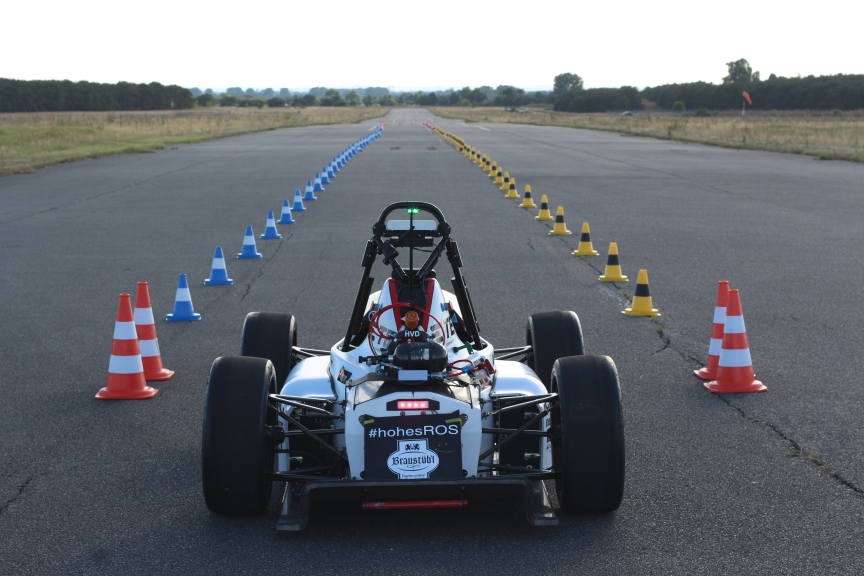
#> input picture Perception/Monocular/fs.jpeg, 2592 x 1728 px (shown at 1/3 size)
$ python -i ConeDetection.py   (imports and definitions only)
#> lines starting #> are read from the running program, lines starting #| are printed output that depends on the picture; after the words box and inside, x2 and y2 are one past the last pixel; in counts of white or black regions, pixels touching at a corner belong together
#> further down, picture is the input picture: shape (1728, 2592, 3); mean B, G, R 119.8, 113.9, 110.1
'''
Author:     Ajinkya
Date:       2018/05/12
Description:Takes a frame as input and outputs type of cone
Color Convention:
0-  YELLOW
1-  BLUE
2-  ORANGE
3-  WHITE
4-  BLACK
'''

import numpy as np
import matplotlib.pyplot as plt
import matplotlib.image as mpimg
import random
import cv2


# [13 lines left out: function showImage, not called in this run]

def countPixels(frame, hsv, color):
#> called with color = 'yellow'
    if color == 'orange':
        lower1 = np.array([ColorDict[color]['H_MIN'],ColorDict[color]['S_MIN'], ColorDict[color]['V_MIN']])
        upper1 = np.array([179, ColorDict[color]['S_MAX'], ColorDict[color]['V_MAX']])
        mask1 = cv2.inRange(hsv, lower1, upper1)
        #showImage(frame, mask1)
        lower2 = np.array([0,ColorDict[color]['S_MIN'], ColorDict[color]['V_MIN']])
        upper2 = np.array([ColorDict[color]['H_MAX'], ColorDict[color]['S_MAX'], ColorDict[color]['V_MAX']])
        mask2 = cv2.inRange(hsv, lower2, upper2)
        mask = mask1 + mask2
        #showImage(frame, mask2)
    else:
        # Threshold the HSV image to get only blue colors
        lower = np.array([ColorDict[color]['H_MIN'], ColorDict[color]['S_MIN'], ColorDict[color]['V_MIN']])
        upper = np.array([ColorDict[color]['H_MAX'], ColorDict[color]['S_MAX'], ColorDict[color]['V_MAX']])
        mask = cv2.inRange(hsv, lower, upper)
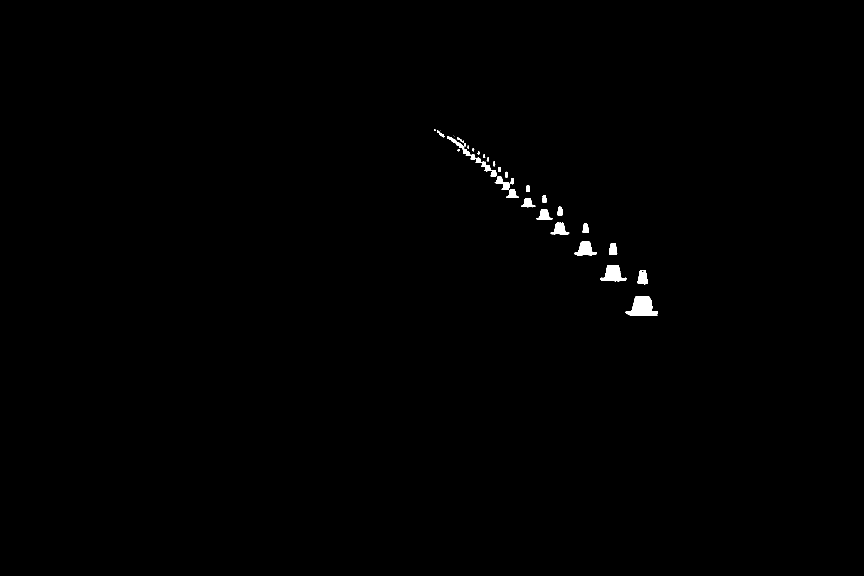
#> mask: shape (1728, 2592) (shown at 1/3 size); 0.38% white; 35 white regions (5 under 20 px), largest, box (x1, y1, x2, y2) and area: (1877, 888, 1974, 948) 3566, (1800, 795, 1880, 844) 2301, (1723, 725, 1791, 766) 1631
    # Optional: show images
    #showImage(frame, mask)
    per = cv2.countNonZero(mask)/float(mask.size)*100
#> per = 0.384
    return per

def detectCone1(frame):
    # FUTURE: check first if image is RGB or BGR?
    # Based on that next operation has to be modified/or not
    # cv2.imshow('FRAME',frame)
    # convert BGR to HSV
    hsv = cv2.cvtColor(frame, cv2.COLOR_BGR2HSV)

    histo = []
    #Count percentage of pixels of a particular color
    histo.append(countPixels(frame, hsv, 'yellow'))
    histo.append(countPixels(frame, hsv, 'blue'))
#> call 2 of countPixels, with color = 'blue'
#> in countPixels (call 2), `mask = cv2.inRange(hsv, lower, upper)`:
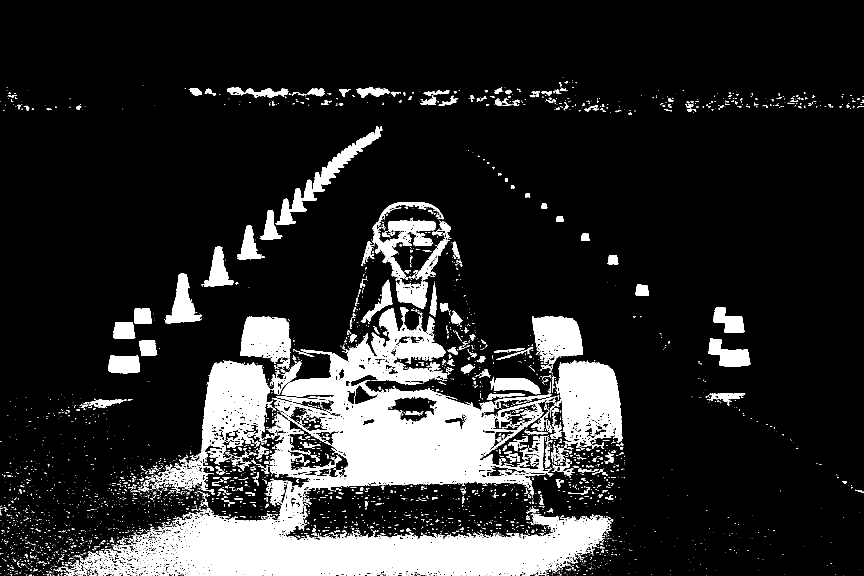
#> mask: shape (1728, 2592) (shown at 1/3 size); 14.1% white; 4970 white regions (4225 under 20 px), largest, box (x1, y1, x2, y2) and area: (249, 925, 1834, 1728) 348081, (474, 1080, 828, 1477) 40408, (1650, 1081, 1868, 1331) 35640
#> in countPixels (call 2), `per = cv2.countNonZero(mask)/float(mask.size)*100`: per = 14.13
    histo.append(countPixels(frame, hsv, 'orange'))
#> call 3 of countPixels, with color = 'orange'
#> in countPixels (call 3), `mask1 = cv2.inRange(hsv, lower1, upper1)`:
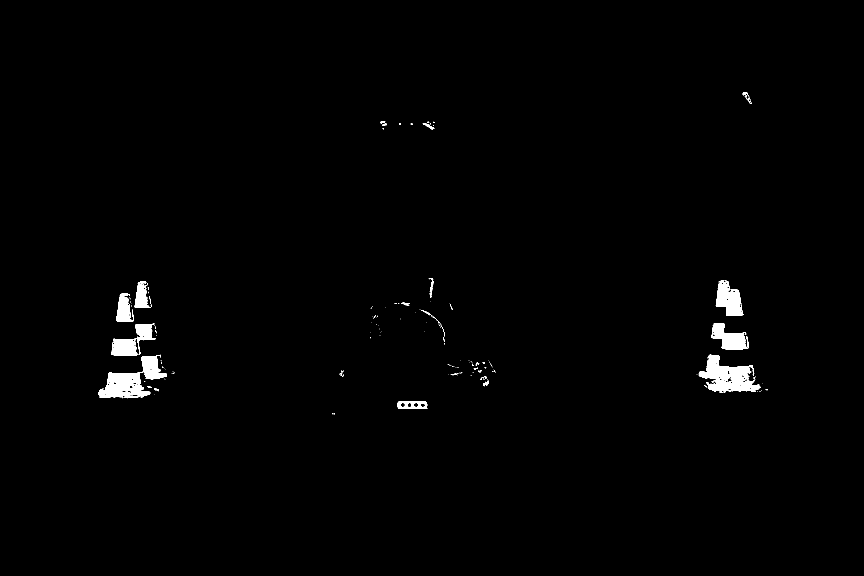
#> mask1: shape (1728, 2592) (shown at 1/3 size); 1% white; 199 white regions (167 under 20 px), largest, box (x1, y1, x2, y2) and area: (295, 1064, 500, 1195) 10445, (2096, 1064, 2281, 1177) 10089, (333, 971, 468, 1068) 5447
#> in countPixels (call 3), `mask2 = cv2.inRange(hsv, lower2, upper2)`:
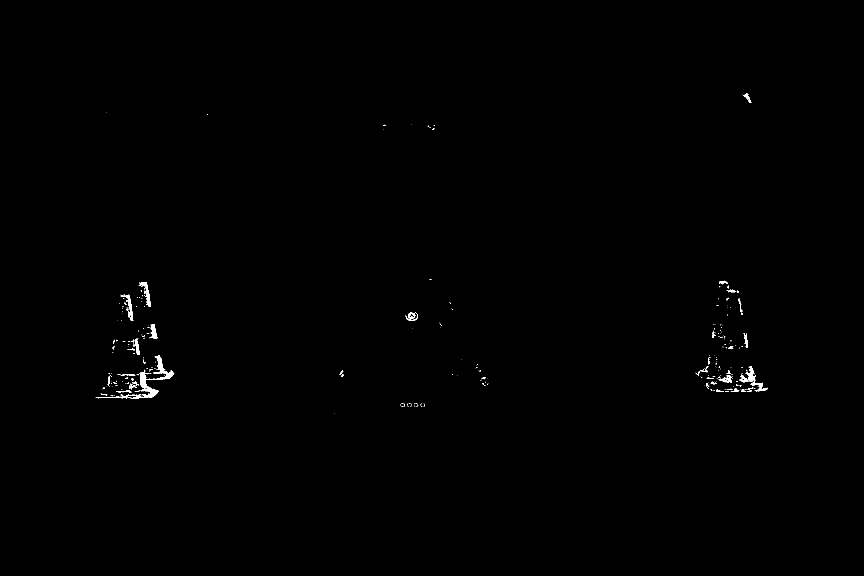
#> mask2: shape (1728, 2592) (shown at 1/3 size); 0.25% white; 346 white regions (285 under 20 px), largest, box (x1, y1, x2, y2) and area: (384, 1066, 523, 1195) 3004, (2236, 1099, 2303, 1174) 1065, (420, 847, 453, 921) 660
#> in countPixels (call 3), `mask = mask1 + mask2`:
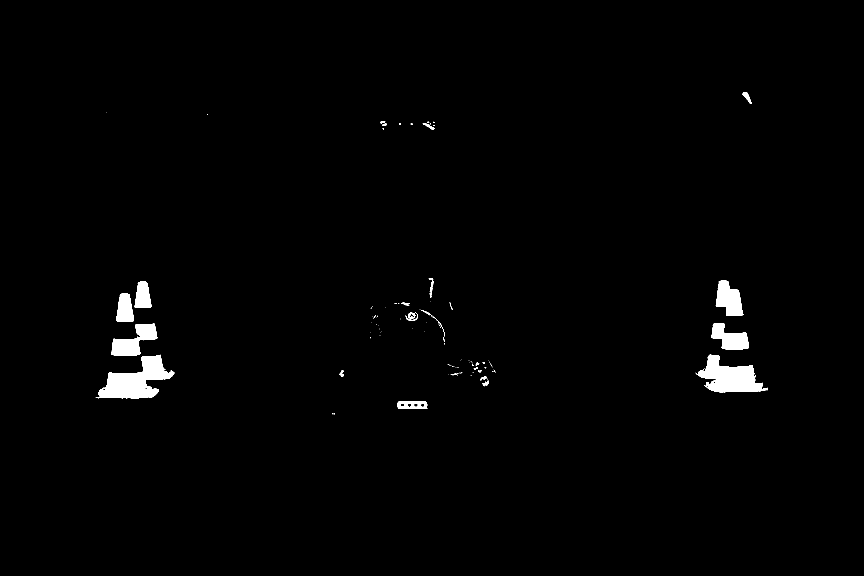
#> mask: shape (1728, 2592) (shown at 1/3 size); 1.2% white; 135 white regions (107 under 20 px), largest, box (x1, y1, x2, y2) and area: (287, 1064, 524, 1195) 14848, (2087, 1064, 2304, 1177) 12641, (333, 971, 472, 1068) 6623
#> in countPixels (call 3), `per = cv2.countNonZero(mask)/float(mask.size)*100`: per = 1.24
    histo.append(countPixels(frame, hsv, 'white'))
#> call 4 of countPixels, with color = 'white'
#> in countPixels (call 4), `mask = cv2.inRange(hsv, lower, upper)`:
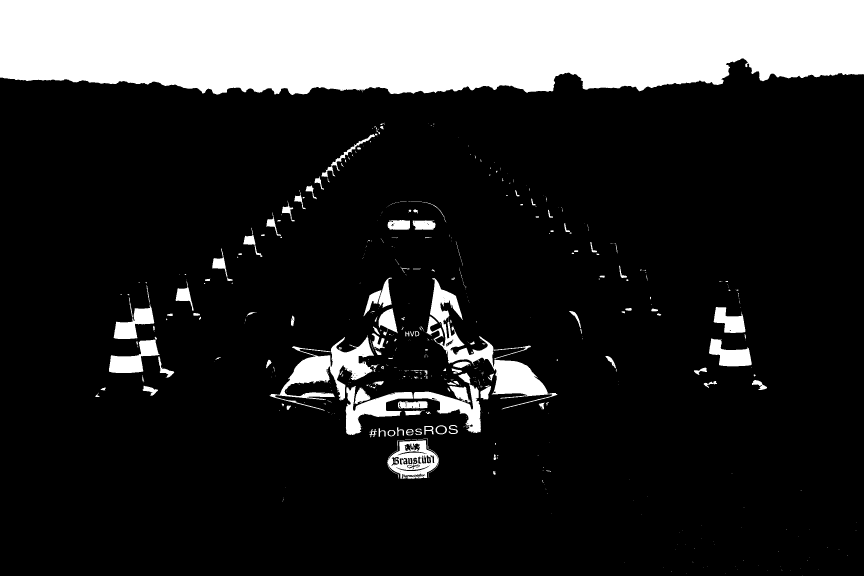
#> mask: shape (1728, 2592) (shown at 1/3 size); 17.8% white; 610 white regions (444 under 20 px), largest, box (x1, y1, x2, y2) and area: (0, 0, 2592, 285) 656971, (1290, 834, 1672, 1228) 26176, (808, 1005, 1122, 1233) 21361
#> in countPixels (call 4), `per = cv2.countNonZero(mask)/float(mask.size)*100`: per = 17.84
    histo.append(countPixels(frame, hsv, 'black'))
#> in countPixels (call 5), `mask = cv2.inRange(hsv, lower, upper)`:
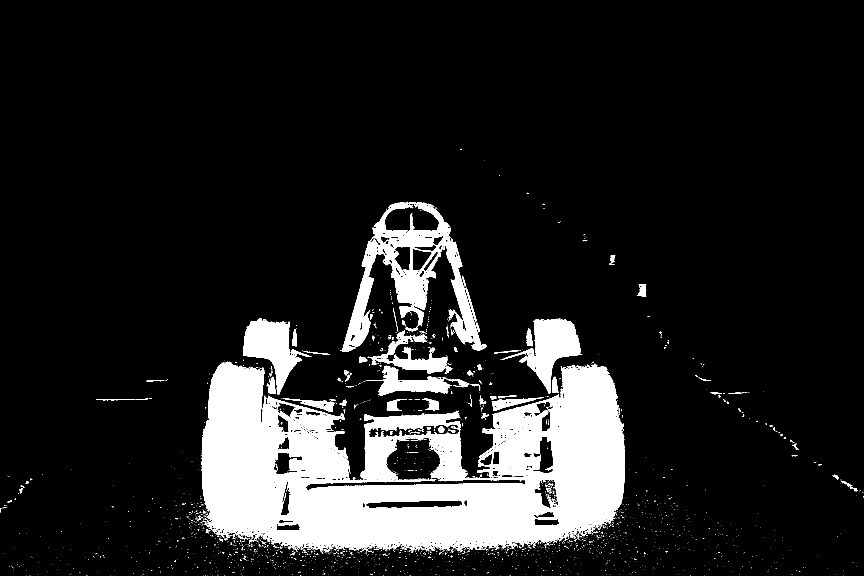
#> mask: shape (1728, 2592) (shown at 1/3 size); 12.6% white; 2393 white regions (2242 under 20 px), largest, box (x1, y1, x2, y2) and area: (605, 1084, 1875, 1658) 432312, (1024, 607, 1459, 1056) 53290, (730, 955, 935, 1183) 19071
#> in countPixels (call 5), `per = cv2.countNonZero(mask)/float(mask.size)*100`: per = 12.64

    w0 = 0.8*histo[0] + 0.2*histo[4]    #weight of yellow cone
#> w0 = 2.84
    w1 = 0.8*histo[1] + 0.2*histo[3]    #weight of blue cone
#> w1 = 14.87
    w2 = 0.8*histo[2] + 0.2*histo[3]    #weight of yellow cone
#> w2 = 4.56

    result= np.argmax((w0, w1, w2))
#> result = 1
    '''
    result =    0:  YELLOW CONE
                1:  BLUE CONE
                2:  ORANGE CONE
    '''
    return result
    #Plot histogram
    # plt.hist(histo)
    # plt.ylabel('Percentage of pixels of a color')

ColorDict = {'yellow': {'H_MIN': 20, 'H_MAX': 30, 'S_MIN': 100, 'S_MAX': 256, 'V_MIN': 100, 'V_MAX': 256}, 'blue': {'H_MIN': 85, 'H_MAX': 128, 'S_MIN': 70, 'S_MAX': 256, 'V_MIN': 21, 'V_MAX': 256}, 'orange': {'H_MIN': 160, 'H_MAX': 8 ,
                                                                                                                                                                                                                 'S_MIN': 40, 'S_MAX': 256, 'V_MIN': 120, 'V_MAX': 256}, 'black': {'H_MIN': 0, 'H_MAX': 180, 'S_MIN': 0, 'S_MAX': 256, 'V_MIN': 0, 'V_MAX': 50}, 'white': {'H_MIN': 0, 'H_MAX': 180, 'S_MIN': 0, 'S_MAX': 116, 'V_MIN': 190, 'V_MAX': 256}}

>>> import cv2
>>> picture = cv2.imread('../../../../../Perception/Monocular/fs.jpeg')
>>> result = detectCone1(picture)
#> result = 1

$ run again, on Perception/Monocular/frame5.png
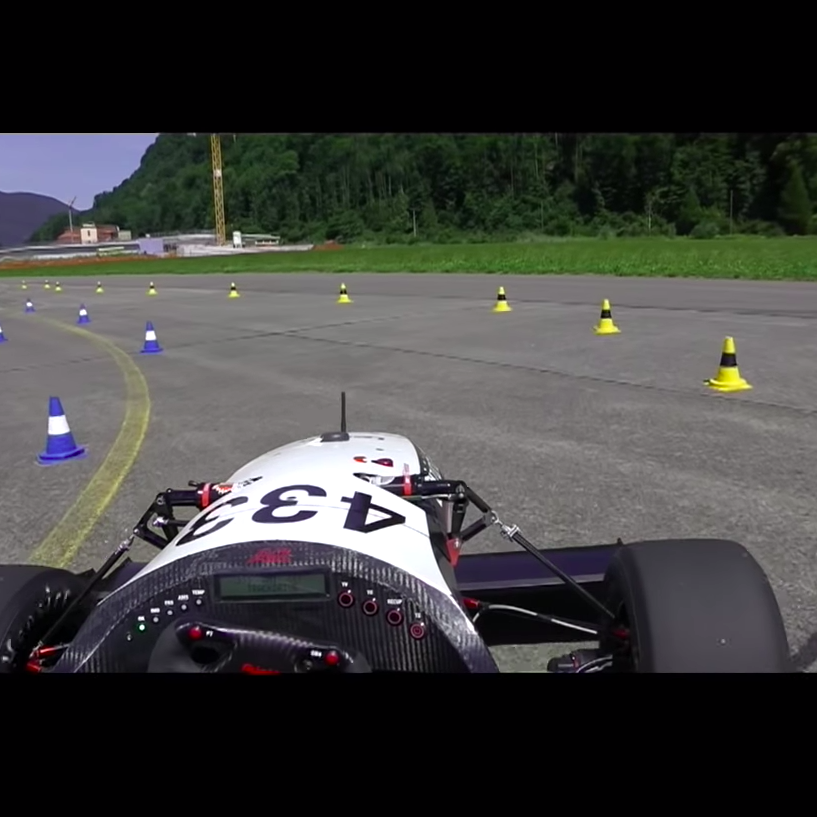
#> input picture Perception/Monocular/frame5.png, 817 x 817 px
#> picture is the input picture: shape (817, 817, 3); mean B, G, R 61.1, 62.7, 62.4
#> hsv: shape (817, 817, 3); mean H, S, V 95.7, 117.9, 67.1
#> in countPixels, `mask = cv2.inRange(hsv, lower, upper)`:
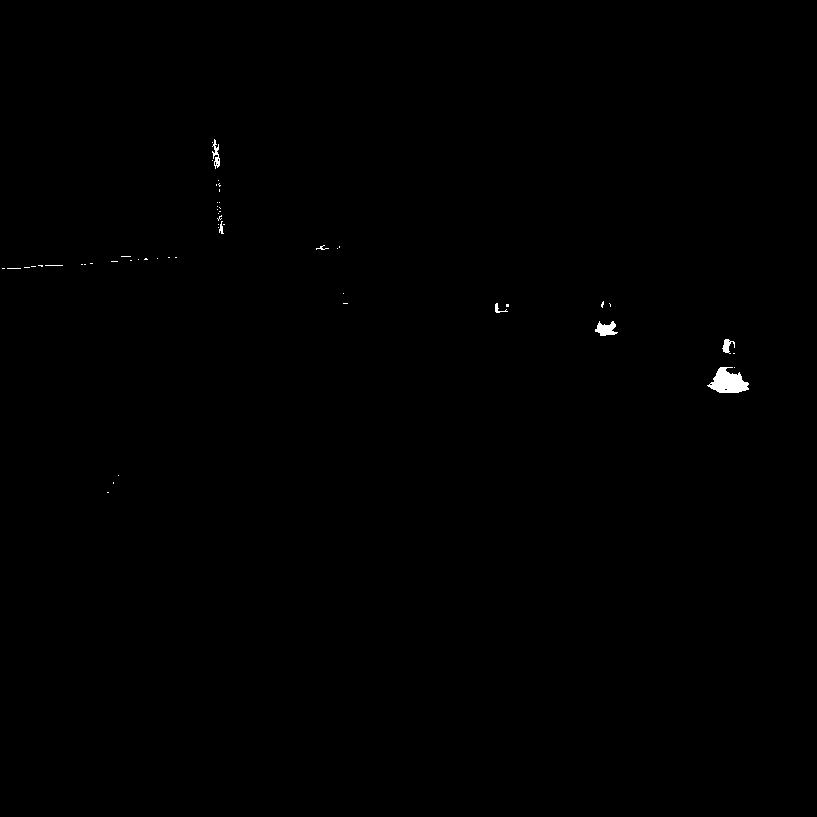
#> mask: shape (817, 817); 0.21% white; 53 white regions (46 under 20 px), largest, box (x1, y1, x2, y2) and area: (707, 367, 749, 393) 677, (595, 321, 618, 336) 210, (212, 139, 220, 169) 113
#> per = 0.205
#> mask1: shape (817, 817); 0.17% white; 42 white regions (31 under 20 px), largest, box (x1, y1, x2, y2) and area: (255, 549, 291, 564) 273, (447, 538, 462, 565) 197, (199, 483, 213, 510) 166
#> mask2: shape (817, 817); 0.04% white; 18 white regions (14 under 20 px), largest, box (x1, y1, x2, y2) and area: (64, 230, 82, 240) 91, (218, 484, 227, 491) 41, (103, 230, 113, 233) 24, (355, 459, 362, 463) 20
#> in countPixels (call 5), `mask = cv2.inRange(hsv, lower, upper)`:
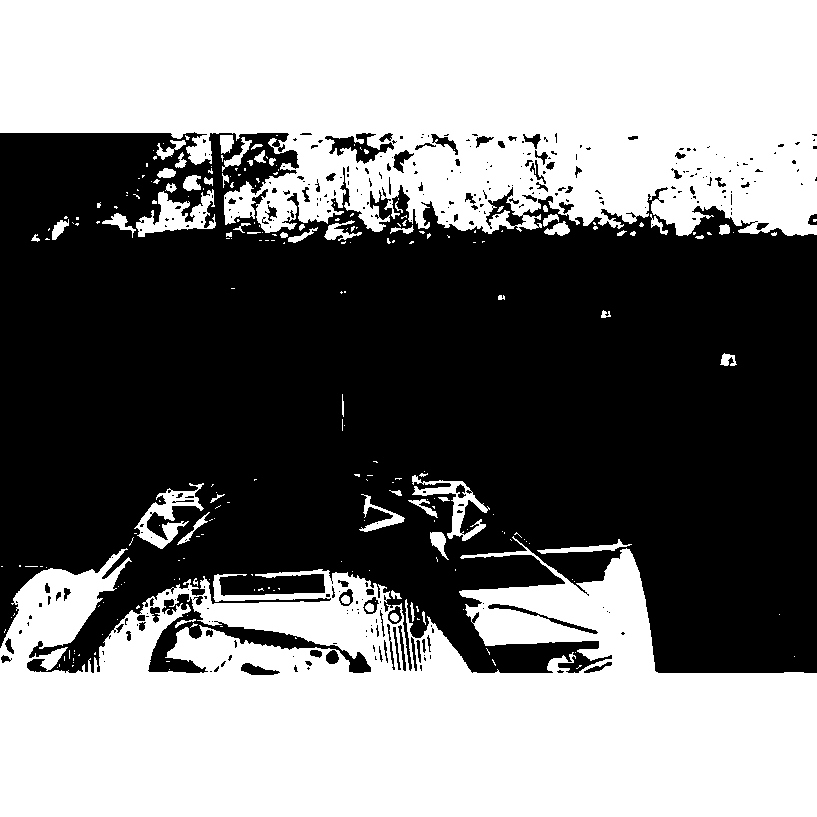
#> mask: shape (817, 817); 48.3% white; 246 white regions (186 under 20 px), largest, box (x1, y1, x2, y2) and area: (0, 536, 817, 817) 157897, (0, 0, 817, 236) 153545, (136, 189, 216, 237) 1717
#> per = 48.32
#> w0 = 9.83
#> w1 = 2.78
#> w2 = 1.06
#> in detectCone1, `result= np.argmax((w0, w1, w2))`: result = 0
